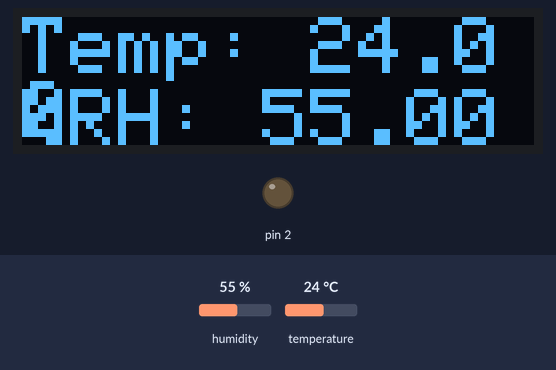
A sketch run on a simulated Arduino Leonardo, built with avr-gcc and run on an emulated ATmega32U4. Parts: 128×32 one-colour display, output pins drawn as LEDs (lit = HIGH). Inputs (shaded band) come from the test bench; at power-on: humidity 55 %, temperature 24 °C. What the sketch prints to the serial monitor is not drawn.

Above: at 8.0 s.
8.1 s: humidity set to 22 %
At 14.5 s:
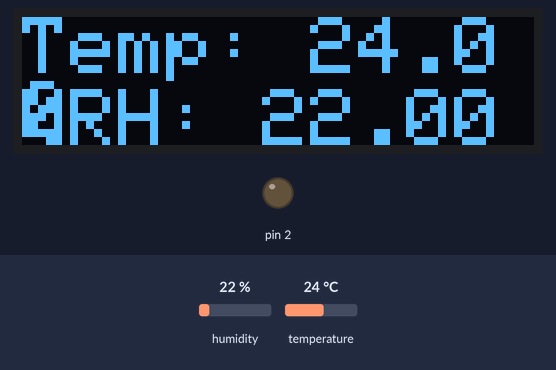
17.8 s: temperature set to 12 °C
At 26.1 s:
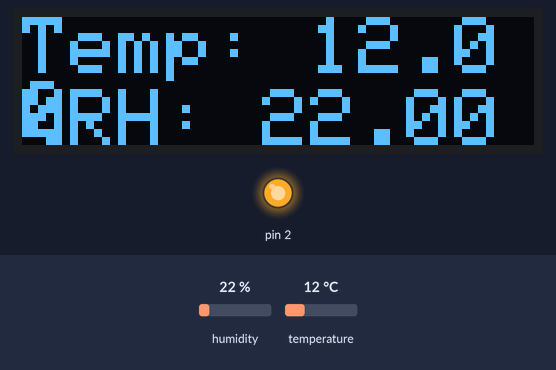
27.0 s: humidity set to 40 %
At 29.6 s:
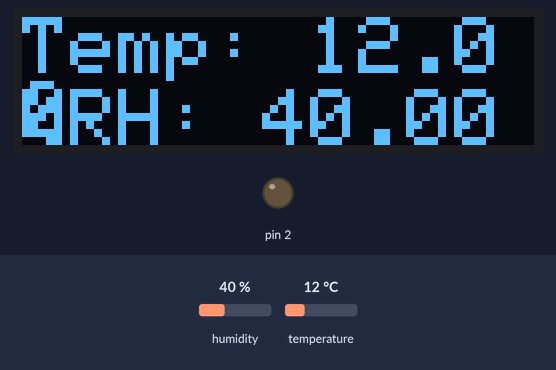
33.5 s: temperature set to 19 °C
At 39.7 s:
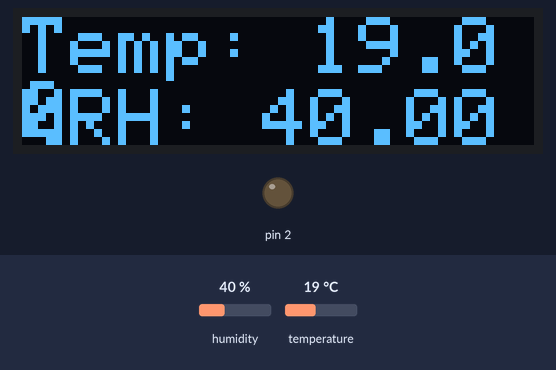
Timing chart, 0 to 43.3 s (numbered marks = the images above; inputs shaded):
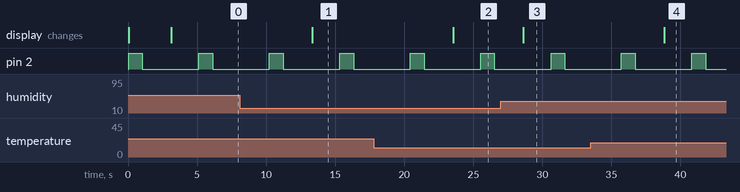

Measured:
- after the input at 8.1 s, the display: changes after 5.2 s (image 1)
- after the input at 17.8 s, the display: changes after 5.7 s (image 2)
- after the input at 27.0 s, the display: changes after 1.6 s (image 3)
- after the input at 33.5 s, the display: changes after 5.3 s (image 4)
- by itself, pin 2: alternates HIGH for 1.0 s and LOW for 4.1 s

The sketch:

SHTC3_display_to_SSD1306.ino
```cpp
// i2c control
#include <Wire.h>

// ssd1306 for oled display
#include <Adafruit_GFX.h>
#include <Adafruit_SSD1306.h>

#include "Adafruit_SHTC3.h"

Adafruit_SHTC3 shtc3 = Adafruit_SHTC3();

// OLED display is at 0x3C
#define SCREEN_WIDTH 128 // OLED display width, in pixels
#define SCREEN_HEIGHT 32 // OLED display height, in pixels
#define OLED_RESET -1 // Reset pin # (or -1 if sharing Arduino reset pin)
#define SCREEN_ADDRESS 0x3C ///< See datasheet for Address; 0x3D for 128x64, 0x3C for 128x32
Adafruit_SSD1306 display(SCREEN_WIDTH, SCREEN_HEIGHT, &Wire, OLED_RESET);

void setup() {
  Serial.begin(115200);

  // setup builting LED
  pinMode(2, OUTPUT);


  // Setup and test SHTC3
    while (!Serial)
    delay(10);     // will pause Zero, Leonardo, etc until serial console opens

  Serial.println("SHTC3 test");
  if (! shtc3.begin()) {
    Serial.println("Couldn't find SHTC3");
    while (1) delay(1);
  }
  Serial.println("Found SHTC3 sensor");


  // setup oled display
  // SSD1306_SWITCHCAPVCC = generate display voltage from 3.3V internally
  if(!display.begin(SSD1306_SWITCHCAPVCC, SCREEN_ADDRESS)) {
    Serial.println(F("SSD1306 allocation failed"));
    for(;;); // Don't proceed, loop forever
  }
  display.setTextSize(2);
  display.setTextColor(WHITE);

}

int number = 1;

void loop() {

  // trigger builtin LED on Node MCU
  digitalWrite(2, HIGH); // turn the LED on (HIGH is the voltage level)
  delay(1000); // wait for a second
  digitalWrite(2, LOW); // turn the LED off by making the voltage LOW
  delay(1000); // wait for a second

  sensors_event_t humidity, temp;

  shtc3.getEvent(&humidity, &temp);// populate temp and humidity objects with fresh data

  Serial.print("Temperature: "); Serial.print(temp.temperature); Serial.println(" degrees C");
  Serial.print("Humidity: "); Serial.print(humidity.relative_humidity); Serial.println("% rH");

  delay(1000);

  // Print text on the oled display
  display.clearDisplay();

  display.setCursor(0, 0);
  // Display TEMP text
  display.print("Temp: ");
  display.println(temp.temperature);
  // Display HUM text
  display.setCursor(0, 18);
  display.print("%RH: ");
  display.println(humidity.relative_humidity);

  display.display();
  delay(2000);


}
```
